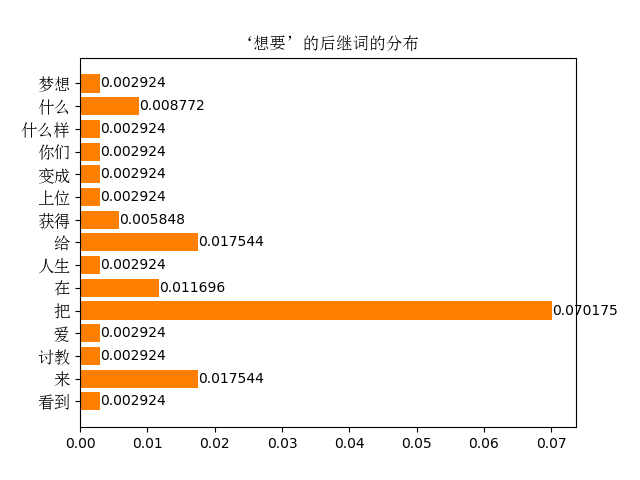

Here is the Python script that generated this plot:
# -*- coding:utf-8 -*-
import jieba
import codecs
import re
import nltk
from nltk import *
import collections
from collections import Counter
import random
import xpinyin
from xpinyin import Pinyin
import numpy as np # numpy数据处理库
import wordcloud # 词云展示库
from PIL import Image # 图像处理库
import matplotlib.pyplot as plt # 图像展示库

#处理polished_lyric.txt，将分词结果存入words
file = codecs.open("polished_lyric.txt", 'r', 'utf-8')
content = file.read()
pattern=re.compile(r'[^a-zA-Z\u4e00-\u9fa5]')
content = re.sub(pattern, "", content)  # 去除所有非字母和汉字的字符
file.close()
print(content)
seg_list = jieba.cut(content)
words = [word for word in seg_list]
print(' '.join(words))
print(len(words))

#把转移频率存入字典tran_prob_dict
tran_prob_dict=dict()
# 生成转移矩阵
def get_tran_prob_dict():
    bigrams = nltk.bigrams(words)
    freq_dict = nltk.ConditionalFreqDist(bigrams)
    for (curr, curr_dict) in freq_dict.items():
        tran_prob_dict[curr] = {}
        # 当前词所有组合频数之和
        curr_total = sum(freq for (succ, freq) in curr_dict.items())
        # 所有下一个词出现的频率
        for succ in curr_dict:
            tran_prob_dict[curr][succ] = curr_dict[succ] / curr_total
            #print(curr, succ, tran_prob_dict[curr][succ])
get_tran_prob_dict()
for succ in tran_prob_dict['想要']:
    print(succ,tran_prob_dict['想要'][succ])

import matplotlib.pyplot as plt
from matplotlib.font_manager import FontProperties

#数据
name=[]
colleges=[]
count=0
#file = codecs.open("stop_words_zh.txt", 'r', 'utf-8')
#content3 = file.read()
stop_words=['的']
for item in tran_prob_dict['想要']:
    if item not in stop_words:
        name.append(item)
        colleges.append(tran_prob_dict['想要'][item])
        count+=1
        if count==15:
            break


#图像绘制
fig,ax=plt.subplots()
b=ax.barh(np.arange(len(name)),colleges,color='#FF7F00')
myfont = FontProperties(fname=r"c:\windows\fonts\simsun.ttc", size=12)

ax.set_title(u'‘想要’的后继词的分布', fontproperties=myfont)

#添加数据标签
for rect in b:
    w=rect.get_width()
    ax.text(w,rect.get_y()+rect.get_height()/2,'%2f'%w,ha='left',va='center')

#设置Y轴刻度线标签
ax.set_yticks(np.arange(len(name)))
#font=FontProperties(fname=r'/Library/Fonts/Songti.ttc')
ax.set_yticklabels(name,fontproperties=myfont)

plt.savefig('tran_prob.png')
plt.show()
#plt.savefig('tran_prob.png')  # 放在show后面会保存一片空白